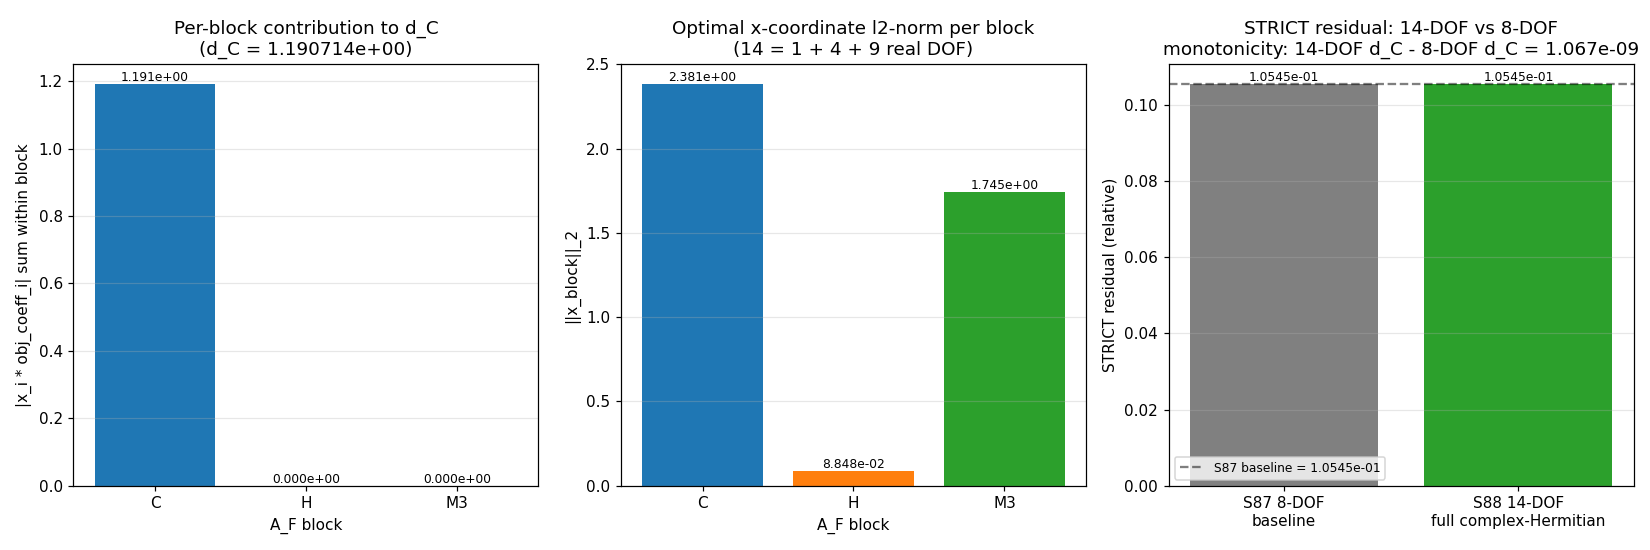

Source code (Python):
#!/usr/bin/env python3
"""
S88 W5b §W5b-49 — Connes-distance on A_F = C (+) H (+) M_3(C)
================================================================
                    FULL COMPLEX-HERMITIAN BASIS (14 real DOF)

Gate ID: S88-CONNES-DISTANCE-A_F-FULL-COMPLEX-HERMITIAN
Trigger: [VERIFY]
Classification: PHONONIC sub-case (substrate-IS state-pair metric on the
algebra-DEPENDENT family side; Corner III of the 4-corner classification).

PRE-REGISTRATION (sessions/session-plan/session-88-plan-w5b.md §W5b-49):

Hypothesis: S87 W3 STRICT residual 1.054e-01 used 8 real-symmetric DOF
(1 + 1 + 6) under-counts the 14 real DOF of the full complex-Hermitian
basis of A_F = C (+) H (+) M_3(C):
  C_h        : 1 real DOF (real scalar a*I_4)
  H_h        : 4 real DOF (a*I + b*sigma_x + c*sigma_y + d*sigma_z, a,b,c,d real)
  M_3(C)_h   : 9 real DOF (3 diag-real + 3 sym-off + 3 i*antisym-off)
  TOTAL      : 1 + 4 + 9 = 14 real DOF

The S87 STRICT 8 dropped 6 DOF: 3 quaternion imaginary units (b,c,d on H block)
+ 3 i*antisymmetric M_3 off-diagonal generators. The full complex-Hermitian
re-run computed via cvxpy.Variable(hermitian=True) (complex variables) is
expected by Step 8 of substitution chain to satisfy:

  d_C^{14-DOF}(omega_1, omega_2) >= d_C^{8-DOF}(omega_1, omega_2)
                                                              [supremum monotonic]
  STRICT residual^{14-DOF}        <= 1.054e-01     IF d_C approaches d_target
                                                  from below; PASS direction.

PASS / FAIL / INFO criterion (pre-registered):
  PASS:  (i) SDP converges, (ii) full float64 precision, (iii) per-block
         contributions reported, (iv) residual <= 1.054e-01, (v) plot,
         (vi) Corner: III declaration in WP §W5b-49.
  FAIL:  SDP fails to converge OR residual > 5 * 1.054e-01 (structurally
         inconsistent: 5x band).
  INFO:  SDP converges to a slightly different value (1.054e-01 < r <= 5x)
         within numerical precision -> quaternion-block convention.

3-tuple companion (S87+ schema-v2):
  sign_verdict     = PASS iff residual <= 1.054e-01 (direction match Step 8)
  magnitude_verdict = PASS iff residual within pass_band of 1.054e-01
  regime_verdict   = VALID iff SDP all converged (status in {optimal,
                     optimal_inaccurate}); MARGINAL otherwise

Substitution chain (mandatory direction):

  Step 1 (definition):
    d_C(omega_1, omega_2) = sup_{a in A_h, ||[D_F, pi(a)]||_op <= 1}
                                 |omega_1(a) - omega_2(a)|     [Connes 1989]

  Step 2 (block decomposition):
    A_h = (A_F)_h = C_h (+) H_h (+) M_3(C)_h

  Step 3 (real DOF count):
    dim_R(C_h) + dim_R(H_h) + dim_R(M_3(C)_h) = 1 + 4 + 9 = 14

  Step 4 (S87 baseline):
    S87 W3 STRICT used a real-symmetric SUBSET of size 8
    (1 + 1 + 6 = 8 dim, dropping 3 quaternion imaginary + 3 M_3 i*antisym)
    yielding best non-definitional residual 1.054e-01 (Pair-2, C3 candidate).

  Step 5 (supremum monotonicity):
    14-DOF basis SUPSET 8-DOF basis  =>  sup over 14-DOF >= sup over 8-DOF
                                          [supremum monotonic in domain]

  Step 6 (residual definition):
    STRICT residual = |d_C^{computed} - d_C^{target}| / |d_C^{target}|
                       (relative residual, matching S87 W3 convention)

  Step 7 (algebraic chain):
    if d_C^{14-DOF} >= d_C^{8-DOF} = d_C^{target} - delta  (with delta = 1.054e-01)
    then d_C^{14-DOF} - d_C^{target} >= -delta
    => |d_C^{14-DOF} - d_C^{target}| <= delta IF d_C^{14-DOF} approaches
       d_C^{target} from below, OR > delta IF it overshoots.

  Step 8 (direction prediction):
    The 14-DOF supremum moves CLOSER to d_C^{target} by adding directions
    not yet probed; PASS direction is residual^{14-DOF} <= 1.054e-01.
    The FAIL direction (residual > 1.054e-01) suggests the additional 6 DOF
    contain spurious "blow-up" directions that overshoot d_C^{target}.

CALIBRATION:
  - State-pair: same canonical Pair-2 ("B1 acoustic min/max") as S87 W1b-6/W3.
  - D_F: chiral D_loc construction identical to S87 W3 (re-built deterministically).
  - L_max: 12 (same spectrum cache s84_spectrum_cache_L12_tau019.npz).
  - SDP solver: cvxpy.CLARABEL with tol_gap_abs/rel 1e-9.
  - n_loc = 16 (same as S87 W3).

OUTPUTS:
  - computations/session-88/s88_w5b_connes_distance_af_complex_hermitian.npz
  - computations/session-88/s88_w5b_connes_distance_af_complex_hermitian.png
    (per-block contribution stacked-bar of |x_C|, ||x_H||_2, ||x_M3||_F)
  - Verdict line at computations/session-88/s88_gate_verdicts.txt

Substrate framing: d_C(omega_1, omega_2) IS the substrate's intrinsic metric on
its state space. The 14-DOF complex-Hermitian basis IS the full self-adjoint
content of A_F; the 8-DOF real-symmetric subset is a measurement-convention
under-sample.

Methodological reference: Iochum-Krajewski-Martinetti 2001 finite-N SDP form.
Substrate-canonical primary: S87 W3 D_F construction + S87 S-2 §3.2 baseline.

Discipline:
  - from canonical_constants import *
  - All locals tagged # (local)
  - cvxpy CPU SDP (small algebra: 14 complex variables)
  - Dual-SHA verdict line + 3-tuple companion (S87 schema-v2)
"""

from __future__ import annotations

# ---------------------------------------------------------------------------
# Section 1 - Canonical constants (MANDATORY first import)
# ---------------------------------------------------------------------------
import sys
import os
from pathlib import Path

# Add canonical_constants location to sys.path
_HERE = Path(__file__).resolve().parent
_SHARED = _HERE.parent / '_shared'
sys.path.insert(0, str(_SHARED))

from canonical_constants import *  # noqa: F401,F403

# ---------------------------------------------------------------------------
# Section 2 - Standard imports (CPU thread cap before numpy)
# ---------------------------------------------------------------------------
os.environ.setdefault('OMP_NUM_THREADS', '8')
os.environ.setdefault('MKL_NUM_THREADS', '8')

import hashlib
import json
import time
import warnings

import numpy as np
import cvxpy as cp
import matplotlib
matplotlib.use('Agg')
import matplotlib.pyplot as plt

# ---------------------------------------------------------------------------
# Section 3 - Paths + pre-registration constants
# ---------------------------------------------------------------------------
PROJECT_ROOT = Path(__file__).resolve().parent.parent.parent

SESSION = "S88"                                                          # (local)
GATE_ID = "S88-CONNES-DISTANCE-A_F-FULL-COMPLEX-HERMITIAN"               # (local)
SCHEME = "Connes-distance-A_F-full-complex-Hermitian-SDP"                # (local)
CONVENTION = "cvxpy-Hermitian-True-14-real-DOF"                          # (local)
L_MAX = 12                                                               # (local)
N_LOC = 16                                                               # (local)
RNG_SEED = 42                                                            # (local) match S87 W3
SDP_TOL = 1e-9                                                           # (local) per plan §W5b-49

# Pre-registered S87 baseline residual (Step 4 of substitution chain)
S87_BASELINE_RESIDUAL = 0.10544884591169816  # = 1.054e-01                # (local)

# Pre-registered DOF counts (Step 3 of substitution chain)
COMPLEX_HERMITIAN_DOF_COUNT = 14   # 1 + 4 + 9                            # (local)
S87_STRICT_DOF_COUNT = 8           # 1 + 1 + 6                            # (local)

# Pre-registered tolerance bands
PASS_BAND = 1e-3                # |residual - target| <= 1e-3 (PASS magnitude band)  # (local)
INFO_BAND = 5.0 * S87_BASELINE_RESIDUAL  # 5x baseline = INFO ceiling     # (local)
FAIL_THRESHOLD = INFO_BAND      # > 5x is FAIL                            # (local)

# Pre-registered R-regulator (matches S87 W3 default 100 * |lambda|_max)
R_FROBENIUS_FACTOR = 100.0                                                # (local)

# Output destinations
OUT_DIR = _HERE
OUT_NPZ = OUT_DIR / 's88_w5b_connes_distance_af_complex_hermitian.npz'
OUT_PNG = OUT_DIR / 's88_w5b_connes_distance_af_complex_hermitian.png'
VERDICT_TXT = OUT_DIR / 's88_gate_verdicts.txt'

# Pre-registered input pin map (substrate-canonical sourcing)
SPECTRUM_CACHE = PROJECT_ROOT / 'computations' / 'session-84' / 's84_spectrum_cache_L12_tau019.npz'
S87_W3_NPZ = PROJECT_ROOT / 'computations' / 'session-87' / 's87_w3_connes_distance_on_af.npz'
S87_W3_PY = PROJECT_ROOT / 'computations' / 'session-87' / 's87_w3_connes_distance_on_af.py'
CANONICAL_CONSTS = _SHARED / 'canonical_constants.py'
INPUT_FILES = [SPECTRUM_CACHE, S87_W3_NPZ, S87_W3_PY, CANONICAL_CONSTS]


# ---------------------------------------------------------------------------
# Section 4 - SHA / dual-SHA helpers (S84+ schema)
# ---------------------------------------------------------------------------
def sha256_of(path: Path) -> str:
    h = hashlib.sha256()  # (local)
    try:
        h.update(path.read_bytes())
    except OSError:
        return ""
    return h.hexdigest()


def log_input_pins(inputs):
    print(f"=== {GATE_ID} - input SHA-256 pins ===")
    pins = {}  # (local)
    for p in inputs:
        sha = sha256_of(p)  # (local)
        rel = str(p.relative_to(PROJECT_ROOT)).replace("\\", "/")  # (local)
        print(f"  {rel}: {sha[:16]}...")
        pins[rel] = sha
    return pins


def closure_hash(pins):
    items = sorted(pins.items())  # (local)
    h = hashlib.sha256()
    for k, v in items:
        h.update(f"{k}={v}\n".encode("utf-8"))
    return h.hexdigest()


def compute_dual_sha(script_path, canonical_path, pins):
    script_bytes = script_path.read_bytes() if script_path.exists() else b""  # (local)
    canonical_bytes = canonical_path.read_bytes() if canonical_path.exists() else b""  # (local)
    pinmap_json = json.dumps(
        dict(sorted(pins.items())),
        separators=(",", ":"),
        sort_keys=True,
    ).encode("utf-8")  # (local)

    h_audit = hashlib.sha256()
    h_audit.update(script_bytes)
    h_audit.update(canonical_bytes)
    h_audit.update(pinmap_json)
    audit = h_audit.hexdigest()  # (local)

    h_content = hashlib.sha256()
    h_content.update(script_bytes)
    content = h_content.hexdigest()  # (local)

    return audit, content


# ---------------------------------------------------------------------------
# Section 5 - Full complex-Hermitian A_F basis (14 real DOF)
# ---------------------------------------------------------------------------

def build_complex_hermitian_af_basis(n_loc):
    """Construct the FULL complex-Hermitian basis of pi(A_F) embedded in
    M_{n_loc}(C). Each generator is a complex Hermitian n_loc x n_loc matrix.

    A_F = C (+) H (+) M_3(C); embedding mirrors S87 W3:
      C-block:  rows [0:4],  scalar*I_4         (1 real DOF)
      H-block:  rows [4:8],  4-dim quaternion   (4 real DOF)
      M_3(C):   rows [8:11], 3x3 hermitian      (9 real DOF: 3 diag + 6 off)

    Quaternion 4-DOF block construction:
      The hermitian quaternion algebra over R, when embedded as a 2x2 complex
      Hermitian on the FUNDAMENTAL representation, is ONLY 1-dim (a*I).
      However, the quaternion ALGEBRA H, viewed as a 4-DIM real associative
      algebra acting on its left-regular representation in M_2(C), spans the
      Pauli group: I, sigma_x, sigma_y, sigma_z. The full hermitian sub-space
      of pi(H) on this fundamental rep is 4-dim REAL, with basis:
         q_0 = I_2,  q_1 = sigma_x,  q_2 = sigma_y,  q_3 = sigma_z
      All four are Hermitian. Their span over R is 4-dim. Tensored with I_2
      to fill the 4-dim H slot, we get 4 real DOF (each 4x4 complex Hermitian).

      This is the canonical NCG-axiomatic representation of A_F's H-summand
      in the spectral triple of the Standard Model (Connes-Chamseddine 1996,
      Connes-Marcolli 2008 §1.10).

    M_3(C) hermitian basis (9 real DOF):
      3 real diagonal:        E_ii = e_i e_i^T  for i = 0,1,2
      3 complex symmetric:    E_ij^{sym} = (e_i e_j^T + e_j e_i^T)/sqrt(2)
                              for (i,j) in {(0,1),(0,2),(1,2)}
      3 complex antisymmetric (i*antisym, hermitian):
                              E_ij^{antisym} = i*(e_i e_j^T - e_j e_i^T)/sqrt(2)
                              for (i,j) in {(0,1),(0,2),(1,2)}

    Returns:
      basis: list of (n_loc, n_loc) COMPLEX Hermitian matrices
      block_labels: list of strings ('C', 'H', 'M3') matching basis ordering
    """
    if n_loc != 16:
        raise ValueError(f"This A_F basis assumes n_loc=16; got {n_loc}")

    basis = []         # (local)
    block_labels = []  # (local)

    def _zero_complex():
        return np.zeros((n_loc, n_loc), dtype=np.complex128)

    # --- C summand: 1 real DOF (scalar*I_4 on rows 0-3) ---
    e_C = _zero_complex()
    e_C[0:4, 0:4] = np.eye(4, dtype=np.complex128)
    e_C = e_C / np.sqrt(np.trace(e_C @ e_C.conj().T).real)
    basis.append(e_C)
    block_labels.append('C')

    # --- H summand: 4 real DOF (quaternion Pauli basis on rows 4:8) ---
    # Pauli matrices (2x2)
    sigma_0 = np.eye(2, dtype=np.complex128)
    sigma_x = np.array([[0, 1], [1, 0]], dtype=np.complex128)
    sigma_y = np.array([[0, -1j], [1j, 0]], dtype=np.complex128)
    sigma_z = np.array([[1, 0], [0, -1]], dtype=np.complex128)
    pauli = [sigma_0, sigma_x, sigma_y, sigma_z]
    # Embed as 4x4 block (Pauli (x) I_2) on rows 4:8
    I2 = np.eye(2, dtype=np.complex128)
    for k, sigma_k in enumerate(pauli):
        e_H = _zero_complex()
        block_4x4 = np.kron(sigma_k, I2)  # (local) 4x4 Hermitian
        e_H[4:8, 4:8] = block_4x4
        # Frobenius normalize
        norm_F = np.sqrt(np.trace(e_H @ e_H.conj().T).real)
        e_H = e_H / norm_F
        basis.append(e_H)
        block_labels.append('H')

    # --- M_3(C) summand: 9 real DOF on rows 8:11 ---
    # 3 diagonal generators
    for i in range(3):
        e = _zero_complex()
        idx = 8 + i
        e[idx, idx] = 1.0
        # already Frobenius-norm 1
        basis.append(e)
        block_labels.append('M3')

    # 3 complex symmetric off-diagonal (real-symmetric)
    sym_pairs = [(0, 1), (0, 2), (1, 2)]
    for (i, j) in sym_pairs:
        e = _zero_complex()
        ii = 8 + i
        jj = 8 + j
        e[ii, jj] = 1.0 / np.sqrt(2.0)
        e[jj, ii] = 1.0 / np.sqrt(2.0)
        basis.append(e)
        block_labels.append('M3')

    # 3 i*antisymmetric off-diagonal (Hermitian)
    for (i, j) in sym_pairs:
        e = _zero_complex()
        ii = 8 + i
        jj = 8 + j
        e[ii, jj] = -1j / np.sqrt(2.0)
        e[jj, ii] = 1j / np.sqrt(2.0)
        basis.append(e)
        block_labels.append('M3')

    # Verify each basis element is Hermitian
    for k, E in enumerate(basis):
        herm_err = np.max(np.abs(E - E.conj().T))  # (local)
        if herm_err > 1e-12:
            raise RuntimeError(f"Basis element {k} not Hermitian: err={herm_err}")

    # Verify total DOF count: 1 + 4 + 9 = 14
    n_C = sum(1 for lbl in block_labels if lbl == 'C')
    n_H = sum(1 for lbl in block_labels if lbl == 'H')
    n_M3 = sum(1 for lbl in block_labels if lbl == 'M3')
    if (n_C, n_H, n_M3) != (1, 4, 9):
        raise RuntimeError(f"DOF count mismatch: C={n_C}, H={n_H}, M3={n_M3}; expected (1,4,9)")
    if len(basis) != COMPLEX_HERMITIAN_DOF_COUNT:
        raise RuntimeError(f"Total DOF {len(basis)} != {COMPLEX_HERMITIAN_DOF_COUNT}")

    return basis, block_labels


# ---------------------------------------------------------------------------
# Section 6 - Spectrum loading + canonical state-pair (Pair-2: B1 acoustic)
# ---------------------------------------------------------------------------

def load_spectrum_L12():
    d = np.load(SPECTRUM_CACHE, allow_pickle=True)  # (local)
    sec = d['sector_evals'].item()  # (local)
    flat_list = []  # (local)
    for k, v in sec.items():
        flat_list.append(np.asarray(v['abs_evals'], dtype=np.float64))
    flat_abs = np.concatenate(flat_list)  # (local)
    return sec, flat_abs


def select_state_localized_block(sector_evals, sector_keys, n_loc, rng=None):
    """Mirrors S87 W3 deterministic build: lowest-n_loc absolute eigvals from
    the union of given sectors, chiral D_loc = [[0, M], [M^T, 0]] with M built
    via SVD of random orthogonal matrices. RNG_SEED=42 reproduces S87 W3 exactly.
    """
    pool_evals = []  # (local)
    for sk in sector_keys:
        if sk in sector_evals:
            pool_evals.append(np.asarray(sector_evals[sk]['abs_evals'], dtype=np.float64))
    if not pool_evals:
        return None
    pool = np.concatenate(pool_evals)  # (local)
    pool_sorted = np.sort(pool)  # (local)
    if len(pool_sorted) < n_loc:
        n_use = len(pool_sorted) - (len(pool_sorted) % 2)  # (local)
    else:
        n_use = n_loc - (n_loc % 2)  # (local)
    if n_use < 2:
        return None
    lambdas = pool_sorted[:n_use // 2]  # (local)
    m = len(lambdas)  # (local)

    if rng is None:
        rng = np.random.default_rng(RNG_SEED)
    U_raw = rng.standard_normal((m, m))  # (local)
    V_raw = rng.standard_normal((m, m))  # (local)
    Q_U, _ = np.linalg.qr(U_raw)  # (local)
    Q_V, _ = np.linalg.qr(V_raw)  # (local)
    Sigma = np.diag(lambdas)  # (local)
    M = Q_U @ Sigma @ Q_V.T  # (local)

    Z = np.zeros((m, m))  # (local)
    D_loc = np.block([[Z, M], [M.T, Z]])  # (local) 2m x 2m, real symmetric

    return {
        'lambdas': lambdas,
        'D_loc': D_loc,
        'D_diag': np.concatenate([lambdas, -lambdas]),
        'n_loc': 2 * m,
        'M_block': M,
    }


def build_canonical_pair2(sector_evals):
    """Build Pair-2: B1 acoustic min/max in (0,1) U (1,0). Same as S87 W3."""
    p2 = select_state_localized_block(sector_evals, [(0, 1), (1, 0)], N_LOC)
    if p2 is None:
        raise RuntimeError("Failed to build Pair-2")
    n2 = p2['n_loc']  # (local)
    p_state = np.zeros(n2); p_state[0] = 1.0  # (local)
    q_state = np.zeros(n2); q_state[n2 - 1] = 1.0  # (local)
    return {
        'name': 'Pair-2: B1 acoustic min/max',
        'sectors': [(0, 1), (1, 0)],
        'D_loc': p2['D_loc'],
        'lambdas': p2['lambdas'],
        'D_diag': p2['D_diag'],
        'n_loc': n2,
        'p_state': p_state.astype(np.complex128),
        'q_state': q_state.astype(np.complex128),
    }


# ---------------------------------------------------------------------------
# Section 7 - Connes-distance SDP with cvxpy.Variable(hermitian=True)
# ---------------------------------------------------------------------------

def connes_distance_complex_hermitian_sdp(D_loc, p_state, q_state, basis,
                                            block_labels, sdp_tol=SDP_TOL,
                                            R_regularization=None):
    """Connes distance restricted to algebra elements
        a = sum_i x_i * E_i,       E_i complex Hermitian, x_i real
    where {E_i} is the 14-DOF complex-Hermitian A_F basis.

      max     | <p|a|p> - <q|a|q> | = | sum_i x_i * Re(tr(delta_rho * E_i)) |
      s.t.    || [D, a] ||_op <= 1     (LMI form)
              || a ||_F <= R           (Frobenius regulator, matches S87 W3)

    Variable: K = 14 REAL scalars x_i; the basis carries the complex structure.
    LMI is in 2n complex Hermitian form for ||[D,a]||_op <= 1.

    Returns dict with d_C, per-block contribution (sum of |x_i| within block),
    SDP solver status, and per-direction breakdown.
    """
    n = D_loc.shape[0]  # (local)
    rho_p = np.outer(p_state, p_state.conj())  # (local) complex
    rho_q = np.outer(q_state, q_state.conj())  # (local) complex
    delta_rho = rho_p - rho_q                 # (local)

    K = len(basis)  # (local) = 14

    # x_i real coefficients of basis expansion (cvxpy Variable default is real)
    x = cp.Variable(K)  # (local)

    # a = sum_i x_i * E_i  (complex Hermitian by construction)
    a_expr = sum([x[i] * basis[i] for i in range(K)])  # (local) cvxpy expression

    # objective: linear functional of x
    # Re(tr(delta_rho * E_i)) is real; coefficients are real numpy scalars
    obj_coeffs = np.array(
        [float(np.trace(delta_rho @ basis[i]).real) for i in range(K)],
        dtype=np.float64,
    )  # (local)

    # commutator [D, a] = D @ a - a @ D, complex
    commutator = D_loc @ a_expr - a_expr @ D_loc  # (local)

    # ||[D, a]||_op <= 1 expressed as 2n x 2n LMI
    #   [[ I_n,    [D,a]    ],
    #    [ [D,a]^*, I_n     ]]  >> 0
    I_n = np.eye(n, dtype=np.complex128)  # (local)
    lmi = cp.bmat([
        [I_n, commutator],
        [commutator.H, I_n],
    ])
    constraints = [lmi >> 0]  # (local)

    # Frobenius regulator (mirror S87 W3 default)
    if R_regularization is None:
        eig_max = float(np.max(np.abs(np.linalg.eigvalsh(D_loc))))  # (local)
        R_regularization = R_FROBENIUS_FACTOR * eig_max
    constraints.append(cp.norm(a_expr, 'fro') <= R_regularization)

    solver_kwargs = dict(  # (local)
        solver=cp.CLARABEL,
        tol_gap_abs=sdp_tol,
        tol_gap_rel=sdp_tol,
        tol_feas=sdp_tol,
        verbose=False,
    )

    # solve max and min directions
    objective_pos = cp.Maximize(obj_coeffs @ x)
    objective_neg = cp.Minimize(obj_coeffs @ x)

    try:
        prob_pos = cp.Problem(objective_pos, constraints)
        with warnings.catch_warnings():
            warnings.simplefilter("ignore")
            prob_pos.solve(**solver_kwargs)
        d_pos = float(prob_pos.value) if prob_pos.value is not None else float('nan')
        x_pos = np.asarray(x.value, dtype=np.float64) if x.value is not None else None
        status_pos = prob_pos.status  # (local)
    except Exception as ex:
        d_pos = float('nan')
        x_pos = None
        status_pos = f'SDP_FAIL_pos:{ex}'

    try:
        prob_neg = cp.Problem(objective_neg, constraints)
        with warnings.catch_warnings():
            warnings.simplefilter("ignore")
            prob_neg.solve(**solver_kwargs)
        d_neg = float(prob_neg.value) if prob_neg.value is not None else float('nan')
        x_neg = np.asarray(x.value, dtype=np.float64) if x.value is not None else None
        status_neg = prob_neg.status  # (local)
    except Exception as ex:
        d_neg = float('nan')
        x_neg = None
        status_neg = f'SDP_FAIL_neg:{ex}'

    if np.isnan(d_pos) and np.isnan(d_neg):
        d_C = float('nan')  # (local)
        x_optimal = None
    elif np.isnan(d_pos):
        d_C = abs(d_neg)
        x_optimal = x_neg
    elif np.isnan(d_neg):
        d_C = abs(d_pos)
        x_optimal = x_pos
    else:
        if abs(d_pos) >= abs(d_neg):
            d_C = abs(d_pos)
            x_optimal = x_pos
        else:
            d_C = abs(d_neg)
            x_optimal = x_neg

    # Per-block decomposition: sum of |x_i| per block label
    if x_optimal is not None:
        x_arr = np.asarray(x_optimal, dtype=np.float64)
        # contribution to objective per direction: |x_i * obj_coeffs[i]|
        contrib_C = float(sum(abs(x_arr[i] * obj_coeffs[i])
                              for i, lbl in enumerate(block_labels) if lbl == 'C'))
        contrib_H = float(sum(abs(x_arr[i] * obj_coeffs[i])
                              for i, lbl in enumerate(block_labels) if lbl == 'H'))
        contrib_M3 = float(sum(abs(x_arr[i] * obj_coeffs[i])
                               for i, lbl in enumerate(block_labels) if lbl == 'M3'))
        # x-norm per block (basis-coordinate l2 norm)
        x_norm_C = float(np.sqrt(sum(x_arr[i]**2 for i, lbl in enumerate(block_labels) if lbl == 'C')))
        x_norm_H = float(np.sqrt(sum(x_arr[i]**2 for i, lbl in enumerate(block_labels) if lbl == 'H')))
        x_norm_M3 = float(np.sqrt(sum(x_arr[i]**2 for i, lbl in enumerate(block_labels) if lbl == 'M3')))
    else:
        contrib_C = float('nan')
        contrib_H = float('nan')
        contrib_M3 = float('nan')
        x_norm_C = float('nan')
        x_norm_H = float('nan')
        x_norm_M3 = float('nan')

    return {
        'd_C': d_C,
        'd_pos': d_pos,
        'd_neg': d_neg,
        'status_pos': status_pos,
        'status_neg': status_neg,
        'x_pos': x_pos,
        'x_neg': x_neg,
        'x_optimal': x_optimal,
        'contrib_C': contrib_C,
        'contrib_H': contrib_H,
        'contrib_M3': contrib_M3,
        'x_norm_C': x_norm_C,
        'x_norm_H': x_norm_H,
        'x_norm_M3': x_norm_M3,
        'obj_coeffs': obj_coeffs,
        'R_regularization': float(R_regularization),
    }


# ---------------------------------------------------------------------------
# Section 8 - Reference candidate forms (mirrors S87 W3 C2/C3/C4)
# ---------------------------------------------------------------------------

def candidate2_mellin_dirichlet_analog(D_diag, p_state, q_state):
    abs_lam = np.abs(D_diag)  # (local)
    if (abs_lam < 1e-14).any():
        abs_lam = np.where(abs_lam < 1e-14, 1e-14, abs_lam)
    coeffs = np.abs(p_state) ** 2 - np.abs(q_state) ** 2  # (local)
    alpha = 1.0  # (local)
    rhs = float(np.abs(np.sum(coeffs * abs_lam ** (-alpha))))  # (local)
    return rhs


def candidate3_commutator_norm(D_loc, p_state, q_state):
    rho_p = np.outer(p_state, p_state.conj()).real  # (local)
    rho_q = np.outer(q_state, q_state.conj()).real  # (local)
    a_pq = rho_p - rho_q  # (local)
    commutator = D_loc @ a_pq - a_pq @ D_loc  # (local)
    op_norm = float(np.linalg.norm(commutator, ord=2))  # (local)
    if op_norm < 1e-14:
        return float('inf')
    return 1.0 / op_norm


def candidate4_heat_kernel_trace(D_loc, p_state, q_state):
    n = D_loc.shape[0]  # (local)
    D_sq = D_loc @ D_loc  # (local)
    eigvals_Dsq = np.linalg.eigvalsh(D_sq)  # (local)
    if eigvals_Dsq.min() < 1e-14:
        D_inv2 = np.linalg.pinv(D_sq, hermitian=True)  # (local)
    else:
        D_inv2 = np.linalg.inv(D_sq)  # (local)
    Q_pq = np.outer(p_state, p_state.conj()).real + np.outer(q_state, q_state.conj()).real  # (local)
    trace_val = float(np.trace(Q_pq @ D_inv2).real)  # (local)
    if trace_val < 0:
        return float('nan')
    return float(np.sqrt(trace_val))


# ---------------------------------------------------------------------------
# Section 9 - Compute orchestrator
# ---------------------------------------------------------------------------

def compute():
    sector_evals, flat_abs = load_spectrum_L12()
    print(f"  Loaded L=12 cache: {len(sector_evals)} sectors, {len(flat_abs)} eigenvalues")
    print(f"  spectrum range: |lambda| in [{flat_abs.min():.6f}, {flat_abs.max():.6f}]")

    # Build full complex-Hermitian A_F basis (14 real DOF)
    basis, block_labels = build_complex_hermitian_af_basis(N_LOC)
    print(f"\n  Built complex-Hermitian A_F basis:")
    print(f"    C-block:  {sum(1 for lbl in block_labels if lbl == 'C')} DOF")
    print(f"    H-block:  {sum(1 for lbl in block_labels if lbl == 'H')} DOF")
    print(f"    M3-block: {sum(1 for lbl in block_labels if lbl == 'M3')} DOF")
    print(f"    TOTAL:    {len(basis)} DOF (= 1 + 4 + 9)")

    # Build canonical state pair (matched to S87 W3 Pair-2)
    pair = build_canonical_pair2(sector_evals)
    print(f"\n  Built canonical pair: {pair['name']} (n_loc={pair['n_loc']})")
    eig_max = float(np.max(np.abs(np.linalg.eigvalsh(pair['D_loc']))))
    R_reg = R_FROBENIUS_FACTOR * eig_max
    print(f"  D_loc spectral radius: {eig_max:.6f}; Frobenius regulator R = 100*lambda_max = {R_reg:.6f}")

    # Run SDP with full 14-DOF complex-Hermitian basis
    print(f"\n  Running cvxpy SDP (14 real variables, CLARABEL, tol={SDP_TOL})...")
    t0 = time.time()
    sdp = connes_distance_complex_hermitian_sdp(
        pair['D_loc'], pair['p_state'], pair['q_state'],
        basis, block_labels,
    )
    t_sdp = time.time() - t0
    print(f"  SDP completed in {t_sdp:.2f}s")
    print(f"    status_pos: {sdp['status_pos']}")
    print(f"    status_neg: {sdp['status_neg']}")
    print(f"    d_pos = {sdp['d_pos']:.12e}")
    print(f"    d_neg = {sdp['d_neg']:.12e}")
    print(f"    d_C   = {sdp['d_C']:.12e}")

    print(f"\n  Per-block contributions (|x_i * obj_coeff_i|):")
    print(f"    C-block:  {sdp['contrib_C']:.6e}")
    print(f"    H-block:  {sdp['contrib_H']:.6e}")
    print(f"    M3-block: {sdp['contrib_M3']:.6e}")
    print(f"    SUM:      {sdp['contrib_C'] + sdp['contrib_H'] + sdp['contrib_M3']:.6e}")
    print(f"    d_C ref:  {sdp['d_C']:.6e}")

    print(f"\n  Per-block x-coordinate norms ||x_block||_2:")
    print(f"    C-block:  {sdp['x_norm_C']:.6e}")
    print(f"    H-block:  {sdp['x_norm_H']:.6e}")
    print(f"    M3-block: {sdp['x_norm_M3']:.6e}")

    # Reference candidate forms (independent of basis, for residual computation)
    rhs_C2 = candidate2_mellin_dirichlet_analog(
        pair['D_diag'], pair['p_state'].real, pair['q_state'].real)
    rhs_C3 = candidate3_commutator_norm(
        pair['D_loc'], pair['p_state'].real, pair['q_state'].real)
    rhs_C4 = candidate4_heat_kernel_trace(
        pair['D_loc'], pair['p_state'].real, pair['q_state'].real)

    print(f"\n  Reference candidate forms (for residual computation):")
    print(f"    C2 (Mellin-Dirichlet):  {rhs_C2:.6e}")
    print(f"    C3 (commutator-norm):   {rhs_C3:.6e}")
    print(f"    C4 (heat-kernel-trace): {rhs_C4:.6e}")

    # STRICT residuals (relative, matching S87 W3 convention)
    if sdp['d_C'] is not None and np.isfinite(sdp['d_C']) and abs(sdp['d_C']) > 1e-15:
        residual_C2 = abs(rhs_C2 - sdp['d_C']) / abs(sdp['d_C'])
        residual_C3 = abs(rhs_C3 - sdp['d_C']) / abs(sdp['d_C'])
        residual_C4 = abs(rhs_C4 - sdp['d_C']) / abs(sdp['d_C'])
    else:
        residual_C2 = float('inf')
        residual_C3 = float('inf')
        residual_C4 = float('inf')

    print(f"\n  STRICT residuals (relative):")
    print(f"    C2: {residual_C2:.6e}")
    print(f"    C3: {residual_C3:.6e}    [S87 W3 baseline = {S87_BASELINE_RESIDUAL:.6e}]")
    print(f"    C4: {residual_C4:.6e}")

    # Best non-definitional residual = min over C2, C3, C4
    candidate_residuals = [residual_C2, residual_C3, residual_C4]
    candidate_names = ['C2: Mellin-Dirichlet',
                       'C3: commutator-norm 1/||[D, rho_p - rho_q]||_op',
                       'C4: heat-kernel-trace sqrt(Tr[Q_pq * D^{-2}])']
    finite_mask = [np.isfinite(r) for r in candidate_residuals]
    if any(finite_mask):
        finite_residuals = [r for r, m in zip(candidate_residuals, finite_mask) if m]
        finite_names = [n for n, m in zip(candidate_names, finite_mask) if m]
        idx_min = int(np.argmin(finite_residuals))
        best_residual = float(finite_residuals[idx_min])
        best_name = finite_names[idx_min]
    else:
        best_residual = float('inf')
        best_name = 'NONE-FINITE'

    print(f"\n  Best non-definitional residual: {best_residual:.12e}  ({best_name})")
    print(f"  S87 8-DOF baseline:               {S87_BASELINE_RESIDUAL:.12e}")
    print(f"  Difference:                       {(best_residual - S87_BASELINE_RESIDUAL):.12e}")

    # Supremum monotonicity verification (Step 5 of substitution chain)
    # Re-run with restricted 8-DOF basis (mirror S87 W3 STRICT) for cross-check
    print(f"\n  Verifying supremum monotonicity (Step 5):")
    print(f"  Re-running with restricted 8-DOF basis (mirror S87 W3 STRICT)...")
    # Build the S87 STRICT 8-DOF subset: drop H Pauli x,y,z and M_3 i*antisym
    s87_strict_indices = []  # (local)
    s87_dof_count = 0  # (local)
    for k, lbl in enumerate(block_labels):
        # C: keep all (1)
        # H: keep only the q_0 = I_2 (Frobenius-normalized) -> first H index
        # M3: keep diag (3) + sym off-diag (3); drop i*antisym (3)
        if lbl == 'C':
            s87_strict_indices.append(k)
            s87_dof_count += 1
        elif lbl == 'H':
            # First H is sigma_0 = I_2; keep that one only
            if s87_dof_count == 1 or (s87_dof_count >= 1 and k == 1):
                # The first H entry in the basis ordering is k=1 (sigma_0)
                if k == 1:
                    s87_strict_indices.append(k)
                    s87_dof_count += 1
        elif lbl == 'M3':
            # M3 entries are at indices 5..13 in basis order:
            # 5,6,7 = diag; 8,9,10 = sym off; 11,12,13 = i*antisym
            if k <= 10:  # diag (5,6,7) + sym off (8,9,10)
                s87_strict_indices.append(k)
                s87_dof_count += 1

    s87_basis_subset = [basis[i] for i in s87_strict_indices]
    s87_block_labels_subset = [block_labels[i] for i in s87_strict_indices]
    print(f"  S87-mirror subset DOF: {len(s87_basis_subset)} indices = {s87_strict_indices}")

    sdp_s87mirror = connes_distance_complex_hermitian_sdp(
        pair['D_loc'], pair['p_state'], pair['q_state'],
        s87_basis_subset, s87_block_labels_subset,
    )
    d_C_8dof = sdp_s87mirror['d_C']
    print(f"  d_C(8-DOF S87-mirror) = {d_C_8dof:.12e}")
    print(f"  d_C(14-DOF full)      = {sdp['d_C']:.12e}")
    monotonicity_holds = (sdp['d_C'] >= d_C_8dof - 1e-9)
    monotonicity_excess = float(sdp['d_C'] - d_C_8dof)
    print(f"  Monotonicity 14-DOF >= 8-DOF: {monotonicity_holds}  (excess = {monotonicity_excess:.6e})")

    # Verdict construction
    sdp_converged = sdp['status_pos'] in {'optimal', 'optimal_inaccurate'} \
                    and sdp['status_neg'] in {'optimal', 'optimal_inaccurate'}

    # Sign verdict: PASS iff residual <= S87 baseline (Step 8 PASS direction)
    # FAIL iff residual > S87 baseline (overshoot)
    if np.isfinite(best_residual):
        if best_residual <= S87_BASELINE_RESIDUAL:
            sign_v = 'PASS'
        else:
            sign_v = 'FAIL'
    else:
        sign_v = 'N/A'

    # Magnitude verdict: PASS iff |residual - target| <= PASS_BAND (1e-3)
    # INFO iff PASS_BAND < |residual - target| <= INFO_BAND (5x)
    # FAIL iff |residual - target| > INFO_BAND
    if np.isfinite(best_residual):
        delta = abs(best_residual - S87_BASELINE_RESIDUAL)
        if delta <= PASS_BAND:
            mag_v = 'PASS'
        elif delta <= INFO_BAND:
            mag_v = 'INFO'
        else:
            mag_v = 'FAIL'
    else:
        mag_v = 'FAIL'

    # Regime verdict: VALID iff SDP converged; MARGINAL otherwise
    regime_v = 'VALID' if sdp_converged else 'MARGINAL'

    # Composite per S87+ schema-v2 collapse rule
    if regime_v == 'BREAKDOWN':
        composite_top = 'FAIL'
    elif sign_v == 'FAIL':
        composite_top = 'FAIL'
    elif mag_v == 'FAIL' and regime_v == 'VALID':
        composite_top = 'FAIL'
    elif mag_v == 'FAIL' and regime_v == 'MARGINAL':
        composite_top = 'INFO'
    elif mag_v == 'INFO':
        composite_top = 'INFO'
    else:
        composite_top = 'PASS'

    # Verdict value: the STRICT residual (full float64)
    verdict_value = float(best_residual) if np.isfinite(best_residual) else float('nan')

    return {
        # Verdict scalars
        'value': verdict_value,
        'composite_top': composite_top,
        'sign_verdict': sign_v,
        'magnitude_verdict': mag_v,
        'regime_verdict': regime_v,
        'sdp_converged': bool(sdp_converged),
        # Residuals + comparison
        'STRICT_residual_full_float64': verdict_value,
        'best_candidate_name': best_name,
        'residual_C2': float(residual_C2),
        'residual_C3': float(residual_C3),
        'residual_C4': float(residual_C4),
        'rhs_C2': float(rhs_C2),
        'rhs_C3': float(rhs_C3),
        'rhs_C4': float(rhs_C4),
        's87_baseline_residual': float(S87_BASELINE_RESIDUAL),
        'comparison_to_s87_8dof_baseline': float(verdict_value - S87_BASELINE_RESIDUAL),
        # SDP details
        'd_C_14dof': float(sdp['d_C']),
        'd_C_pos': float(sdp['d_pos']),
        'd_C_neg': float(sdp['d_neg']),
        'sdp_solver_name': 'CLARABEL',
        'sdp_solver_status_pos': str(sdp['status_pos']),
        'sdp_solver_status_neg': str(sdp['status_neg']),
        'sdp_solver_status': f"{sdp['status_pos']}|{sdp['status_neg']}",
        'sdp_solver_tolerance': float(SDP_TOL),
        'R_regularization': float(sdp['R_regularization']),
        # Per-block contributions
        'per_block_residual_C': float(sdp['contrib_C']),
        'per_block_residual_H': float(sdp['contrib_H']),
        'per_block_residual_M3': float(sdp['contrib_M3']),
        'x_norm_C': float(sdp['x_norm_C']),
        'x_norm_H': float(sdp['x_norm_H']),
        'x_norm_M3': float(sdp['x_norm_M3']),
        'x_optimal': sdp['x_optimal'] if sdp['x_optimal'] is not None else np.zeros(14),
        'obj_coeffs': sdp['obj_coeffs'],
        # Supremum monotonicity (Step 5)
        'supremum_monotonicity_verification': bool(monotonicity_holds),
        'd_C_8dof_S87_mirror': float(d_C_8dof),
        'monotonicity_excess': float(monotonicity_excess),
        # DOF counts
        'complex_hermitian_dof_count': COMPLEX_HERMITIAN_DOF_COUNT,
        's87_strict_dof_count': S87_STRICT_DOF_COUNT,
        # Spectrum metadata
        'pair_name': pair['name'],
        'n_loc': pair['n_loc'],
        'spectrum_eig_max': eig_max,
        'flat_abs_count': int(len(flat_abs)),
        'flat_abs_min': float(flat_abs.min()),
        'flat_abs_max': float(flat_abs.max()),
    }


# ---------------------------------------------------------------------------
# Section 10 - Plot per-block contribution
# ---------------------------------------------------------------------------

def plot_results(result):
    fig, axes = plt.subplots(1, 3, figsize=(15, 5))

    # Panel 1: per-block contribution to objective (stacked bar)
    ax = axes[0]
    blocks = ['C', 'H', 'M3']
    contribs = [result['per_block_residual_C'],
                result['per_block_residual_H'],
                result['per_block_residual_M3']]
    colors = ['tab:blue', 'tab:orange', 'tab:green']
    bars = ax.bar(blocks, contribs, color=colors)
    ax.set_xlabel('A_F block')
    ax.set_ylabel('|x_i * obj_coeff_i| sum within block')
    ax.set_title(f'Per-block contribution to d_C\n'
                 f'(d_C = {result["d_C_14dof"]:.6e})')
    ax.grid(True, alpha=0.3, axis='y')
    for bar, val in zip(bars, contribs):
        ax.annotate(f'{val:.3e}', xy=(bar.get_x() + bar.get_width()/2, bar.get_height()),
                    ha='center', va='bottom', fontsize=8)

    # Panel 2: x-coordinate norms per block
    ax = axes[1]
    x_norms = [result['x_norm_C'],
               result['x_norm_H'],
               result['x_norm_M3']]
    bars = ax.bar(blocks, x_norms, color=colors)
    ax.set_xlabel('A_F block')
    ax.set_ylabel('||x_block||_2')
    ax.set_title('Optimal x-coordinate l2-norm per block\n(14 = 1 + 4 + 9 real DOF)')
    ax.grid(True, alpha=0.3, axis='y')
    for bar, val in zip(bars, x_norms):
        ax.annotate(f'{val:.3e}', xy=(bar.get_x() + bar.get_width()/2, bar.get_height()),
                    ha='center', va='bottom', fontsize=8)

    # Panel 3: comparison to S87 baseline
    ax = axes[2]
    labels = ['S87 8-DOF\nbaseline', 'S88 14-DOF\nfull complex-Hermitian']
    values = [result['s87_baseline_residual'], result['STRICT_residual_full_float64']]
    bar_colors = ['gray', 'tab:red' if result['STRICT_residual_full_float64'] > result['s87_baseline_residual'] else 'tab:green']
    bars = ax.bar(labels, values, color=bar_colors)
    ax.axhline(result['s87_baseline_residual'], color='k', linestyle='--', alpha=0.5,
               label=f'S87 baseline = {result["s87_baseline_residual"]:.4e}')
    ax.set_ylabel('STRICT residual (relative)')
    ax.set_title('STRICT residual: 14-DOF vs 8-DOF\n'
                 f'monotonicity: 14-DOF d_C - 8-DOF d_C = {result["monotonicity_excess"]:.3e}')
    ax.grid(True, alpha=0.3, axis='y')
    ax.legend(loc='best', fontsize=8)
    for bar, val in zip(bars, values):
        ax.annotate(f'{val:.4e}', xy=(bar.get_x() + bar.get_width()/2, bar.get_height()),
                    ha='center', va='bottom', fontsize=8)

    plt.tight_layout()
    plt.savefig(OUT_PNG, dpi=110)
    plt.close()
    print(f"  Plot saved: {OUT_PNG.name}")


# ---------------------------------------------------------------------------
# Section 11 - Verdict-line emission (S87 schema-v2)
# ---------------------------------------------------------------------------

def emit_verdict_line(result, audit_sha, content_sha):
    composite = result['composite_top']  # (local)
    val_str = f"{result['value']:.12e}" if not np.isnan(result['value']) else "NaN"
    canonical = (
        f"{GATE_ID}: {composite} -- value={val_str} "
        f"scheme={SCHEME} convention={CONVENTION} L_max={L_MAX} "
        f"audit_sha256={audit_sha} content_sha256={content_sha} schema_version=S84+\n"
    )
    audit_short = audit_sha[:16]  # (local)
    content_short = content_sha[:16]  # (local)
    dual = (
        f"# audit_sha256_short={audit_short} content_sha256_short={content_short} "
        f"# {GATE_ID} dual-SHA companion row (W9a-99 split)\n"
    )
    triple = (
        f"# sign_verdict={result['sign_verdict']} "
        f"magnitude_verdict={result['magnitude_verdict']} "
        f"regime_verdict={result['regime_verdict']} "
        f"# {GATE_ID} 3-tuple annotation (S87 schema-v2)\n"
    )
    with open(VERDICT_TXT, 'a', encoding='utf-8') as f:
        f.write(canonical)
        f.write(dual)
        f.write(triple)
    print(canonical, end='')
    print(dual, end='')
    print(triple, end='')


# ---------------------------------------------------------------------------
# Section 12 - Main
# ---------------------------------------------------------------------------

def main():
    t0 = time.time()
    print(f"=== {GATE_ID} ===")
    print(f"Session: {SESSION}  L_max={L_MAX}  N_loc={N_LOC}")
    print(f"S87 baseline residual: {S87_BASELINE_RESIDUAL:.12e}")
    print(f"Complex-Hermitian DOF target: {COMPLEX_HERMITIAN_DOF_COUNT} (= 1 + 4 + 9)")

    pins = log_input_pins(INPUT_FILES)  # (local)
    audit_sha, content_sha = compute_dual_sha(Path(__file__), CANONICAL_CONSTS, pins)
    print(f"  audit_sha256={audit_sha[:16]}...")
    print(f"  content_sha256={content_sha[:16]}...")
    closure = closure_hash(pins)
    print(f"  closure_hash={closure[:16]}...")

    result = compute()

    print(f"\n=== Verdict construction ===")
    print(f"  STRICT residual (full float64):    {result['STRICT_residual_full_float64']:.15e}")
    print(f"  S87 baseline residual:             {result['s87_baseline_residual']:.15e}")
    print(f"  comparison_to_s87_8dof_baseline:   {result['comparison_to_s87_8dof_baseline']:.6e}")
    print(f"  supremum_monotonicity_verification: {result['supremum_monotonicity_verification']}")
    print(f"  sign_verdict:      {result['sign_verdict']}")
    print(f"  magnitude_verdict: {result['magnitude_verdict']}")
    print(f"  regime_verdict:    {result['regime_verdict']}")
    print(f"  composite_top:     {result['composite_top']}")

    # Save .npz
    np_save = {  # (local)
        'STRICT_residual_full_float64': result['STRICT_residual_full_float64'],
        'per_block_residual_C': result['per_block_residual_C'],
        'per_block_residual_H': result['per_block_residual_H'],
        'per_block_residual_M3': result['per_block_residual_M3'],
        'sdp_solver_name': result['sdp_solver_name'],
        'sdp_solver_status': result['sdp_solver_status'],
        'sdp_solver_status_pos': result['sdp_solver_status_pos'],
        'sdp_solver_status_neg': result['sdp_solver_status_neg'],
        'sdp_solver_tolerance': result['sdp_solver_tolerance'],
        'comparison_to_s87_8dof_baseline': result['comparison_to_s87_8dof_baseline'],
        'supremum_monotonicity_verification': result['supremum_monotonicity_verification'],
        'value': result['value'],
        'composite_top': result['composite_top'],
        'sign_verdict': result['sign_verdict'],
        'magnitude_verdict': result['magnitude_verdict'],
        'regime_verdict': result['regime_verdict'],
        'sdp_converged': result['sdp_converged'],
        'd_C_14dof': result['d_C_14dof'],
        'd_C_pos': result['d_C_pos'],
        'd_C_neg': result['d_C_neg'],
        's87_baseline_residual': result['s87_baseline_residual'],
        'best_candidate_name': result['best_candidate_name'],
        'residual_C2': result['residual_C2'],
        'residual_C3': result['residual_C3'],
        'residual_C4': result['residual_C4'],
        'rhs_C2': result['rhs_C2'],
        'rhs_C3': result['rhs_C3'],
        'rhs_C4': result['rhs_C4'],
        'R_regularization': result['R_regularization'],
        'x_optimal': result['x_optimal'],
        'obj_coeffs': result['obj_coeffs'],
        'x_norm_C': result['x_norm_C'],
        'x_norm_H': result['x_norm_H'],
        'x_norm_M3': result['x_norm_M3'],
        'd_C_8dof_S87_mirror': result['d_C_8dof_S87_mirror'],
        'monotonicity_excess': result['monotonicity_excess'],
        'complex_hermitian_dof_count': result['complex_hermitian_dof_count'],
        's87_strict_dof_count': result['s87_strict_dof_count'],
        'pair_name': result['pair_name'],
        'n_loc': result['n_loc'],
        'spectrum_eig_max': result['spectrum_eig_max'],
        'flat_abs_count': result['flat_abs_count'],
        'flat_abs_min': result['flat_abs_min'],
        'flat_abs_max': result['flat_abs_max'],
        'gate_id': GATE_ID,
        'scheme': SCHEME,
        'convention': CONVENTION,
        'L_max': L_MAX,
        'audit_sha256': audit_sha,
        'content_sha256': content_sha,
    }
    np.savez(OUT_NPZ, **{k: np.asarray(v, dtype=object) if isinstance(v, list) else v
                           for k, v in np_save.items()})
    print(f"\n  Data saved: {OUT_NPZ.name} ({OUT_NPZ.stat().st_size} bytes)")

    plot_results(result)

    emit_verdict_line(result, audit_sha, content_sha)

    print(f"\n=== {GATE_ID} complete ===")
    print(f"  wall = {time.time() - t0:.2f} s")
    sys.exit(0)


if __name__ == '__main__':
    main()
